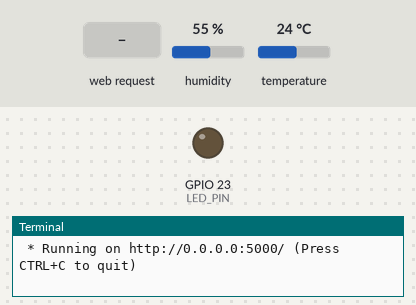
Bench run of a program on a simulated Raspberry Pi (BCM pin numbers). Shown: output pins drawn as LEDs (lit = HIGH), the last lines printed to the terminal. The test bench sets the inputs (shaded band); at power-on: humidity 55 %, temperature 24 °C. Threads take turns every 2 ms; the clock reads 2024-03-15 10:24:30 at power-on unless the program sets it.

Above: at 1.2 s.
1.3 s: HTTP request for /led/1 received
At 2.0 s:
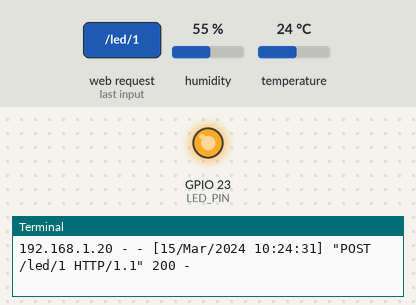
2.8 s: HTTP request for /led/0 received
At 3.9 s:
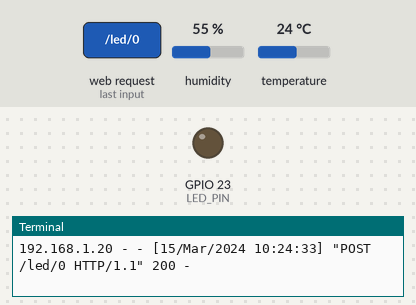
Timing chart, 0 to 5.8 s (numbered marks = the images above; inputs shaded):
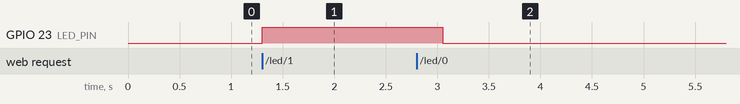

Measured:
- after the input at 1.3 s, GPIO 23 (LED_PIN): LOW → HIGH at once
- after the input at 2.8 s, GPIO 23 (LED_PIN): HIGH → LOW after 0.25 s

The program:

main.py
```python
import json
import random
import time

import thing

from flask import *


# Create flask app and global pi 'thing' object.
app = Flask(__name__)
pi_thing = thing.PiThing()


# Define app routes.
# Index route renders the main HTML page.
@app.route("/")
def index():
    # Read the current switch state to pass to the template.
    switch = pi_thing.read_switch()
    # Render index.html template.
    return render_template('index.html', switch=switch)

# LED route allows changing the LED state with a POST request.
@app.route("/led/<int:state>", methods=['POST'])
def led(state):
    # Check if the led state is 0 (off) or 1 (on) and set the LED accordingly.
    if state == 0:
        pi_thing.set_led(False)
    elif state == 1:
        pi_thing.set_led(True)
    else:
        return ('Unknown LED state', 400)
    return ('', 204)

# Server-sent event endpoint that streams the thing state every second.
@app.route('/thing')
def thing():
    def get_thing_values():
        while True:
            # Build up a dict of the current thing state.
            thing_state = {
                'switch': pi_thing.read_switch(),
                'temperature': pi_thing.get_temperature(),
                'humidity': pi_thing.get_humidity()
            }
            # Send the thing state as a JSON object.
            yield('data: {0}\n\n'.format(json.dumps(thing_state)))
            # Wait a second and repeat.
            time.sleep(1.0)
    return Response(get_thing_values(), mimetype='text/event-stream')


# Start the flask debug server listening on the pi port 5000 by default.
if __name__ == "__main__":
    app.run(host='0.0.0.0', debug=True, threaded=True)
```

thing.py
```python
import threading
import time

import Adafruit_DHT
import RPi.GPIO as GPIO


DHT_TYPE    = Adafruit_DHT.AM2302
DHT_PIN     = 18
LED_PIN     = 23
SWITCH_PIN  = 24


class PiThing(object):
    """Internet 'thing' that can control GPIO on a Raspberry Pi."""

    def __init__(self):
        """Initialize the 'thing'."""
        # Setup GPIO library.
        GPIO.setwarnings(False)
        GPIO.setmode(GPIO.BCM)
        # Setup LED as an output and switch as an input.
        GPIO.setup(LED_PIN, GPIO.OUT)
        GPIO.setup(SWITCH_PIN, GPIO.IN)
        # Create a lock to syncronize access to hardware from multiple threads.
        self._lock = threading.Lock()
        # Setup a thread to read the DHT sensor every 2 seconds and store
        # its last known value.
        self._humidity = None
        self._temperature = None
        self._dht_thread = threading.Thread(target=self._update_dht)
        self._dht_thread.daemon = True  # Don't let this thread block exiting.
        self._dht_thread.start()

    def _update_dht(self):
        """Main function for DHT update thread, will grab new temp & humidity
        values every two seconds.
        """
        while True:
            with self._lock:
                # Read the humidity and temperature from the DHT sensor.
                self._humidity, self._temperature = Adafruit_DHT.read_retry(DHT_TYPE, DHT_PIN)
            # Wait 2 seconds then repeat.
            time.sleep(2.0)

    def get_humidity(self):
        """Get the most recent humidity value (%)."""
        with self._lock:
            return self._humidity

    def get_temperature(self):
        """Get the most recent temperature value (in degrees Celsius)."""
        with self._lock:
            return self._temperature

    def read_switch(self):
        """Read the switch state and return its current value.
        """
        with self._lock:
            return GPIO.input(SWITCH_PIN)

    def set_led(self, value):
        """Set the LED to the provided value (True = on, False = off).
        """
        with self._lock:
            GPIO.output(LED_PIN, value)
```
